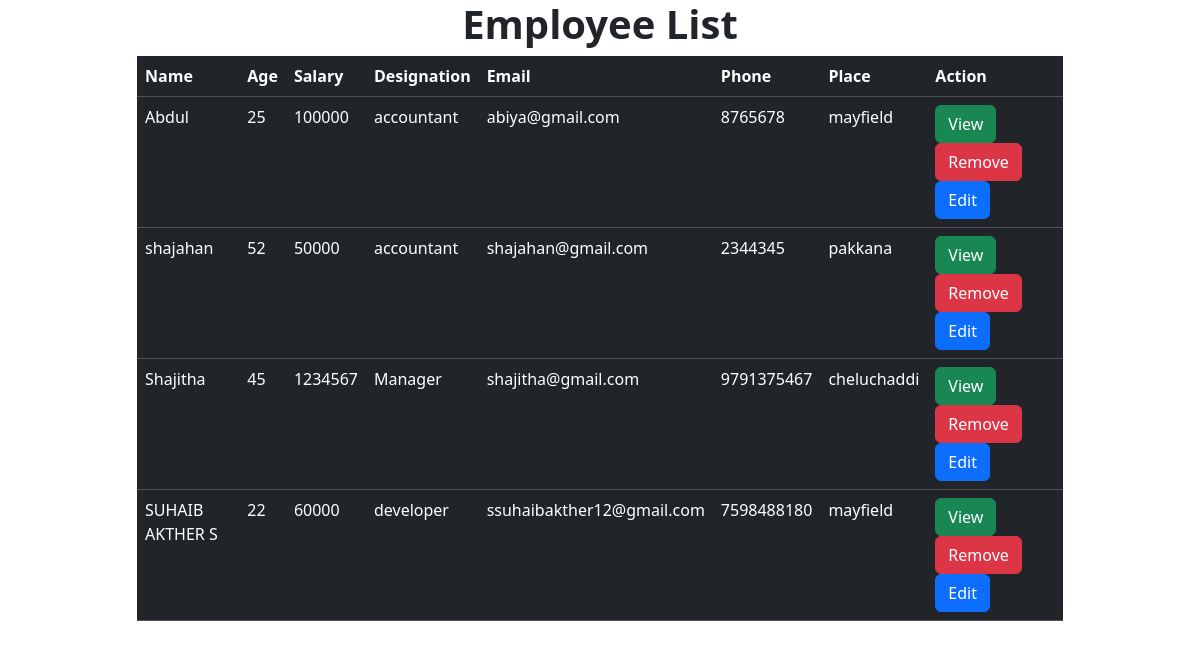
The page /employees/all/ on the database its author committed.
### Myapp/models.py (models this page shows, shortened)
class Employee(models.Model):
    name=models.CharField(max_length=30)
    age=models.PositiveIntegerField()
    salary=models.BigIntegerField()
    designation=models.CharField(max_length=30)
    email=models.EmailField()
    phone=models.IntegerField()
    place=models.CharField(max_length=30,null=True)

### Myapp/views.py (the view)
# urls.py: path("employees/all/",views.EmployeeListView.as_view(),name="emp-list"),
class EmployeeListView(View):
    def get(self,request,*args, **kwargs):
        qs=Employee.objects.all()
        return render(request,"employee_list.html",{"employees":qs})

### Myapp/templates/employee_list.html (shortened to what this page needs)
<!DOCTYPE html>
<html lang="en">
<head>
    <link href="https://cdn.jsdelivr.net/npm/bootstrap@5.3.3/dist/css/bootstrap.min.css" rel="stylesheet">
</head>
<body>
    <h1 class="text-center fw-bold">Employee List</h1>
    <div class="container">
        <div class="row">
            <div class="col-1"></div>
            <div class="col-10">
                <table class="table table-dark table-stripped">
                    <tr>
                        <th>Name</th>
                        <th>Age</th>
                        <th>Salary</th>
                        <th>Designation</th>
                        <th>Email</th>
                        <th>Phone</th>
                        <th>Place</th>
                        <th>Action</th>
                    </tr>
                    {%for e in employees%}
                   <tr>
                    <td>{{e.name}}</td>
                    <td>{{e.age}}</td>
                    <td>{{e.salary}}</td>
                    <td>{{e.designation}}</td>
                    <td>{{e.email}}</td>
                    <td>{{e.phone}}</td>
                    <td>{{e.place}}</td>
                    <td><a href="{%url 'emp-info' e.id%}" class="btn btn-success">View</a>
                   <a href="{%url 'emp-delete' e.id%}" class="btn btn-danger">Remove</a>
                   <a href="{%url 'emp-update' e.id%}" class="btn btn-primary">Edit</a></td>
                   </tr>
                    {%endfor%}
                </table>
            </div>
            <div class="col-1"></div>
        </div>
    </div>
</body>
</html>

### rows shown on the page
Employee: name "Abdul", age "25", salary "100000", designation "accountant", email "abiya@gmail.com", phone "8765678", place "mayfield"
Employee: name "shajahan", age "52", salary "50000", designation "accountant", email "shajahan@gmail.com", phone "2344345", place "pakkana"
Employee: name "Shajitha", age "45", salary "1234567", designation "Manager", email "shajitha@gmail.com", phone "9791375467", place "cheluchaddi"
Employee: name "SUHAIB AKTHER S", age "22", salary "60000", designation "developer", email "ssuhaibakther12@gmail.com", phone "7598488180", place "mayfield"
